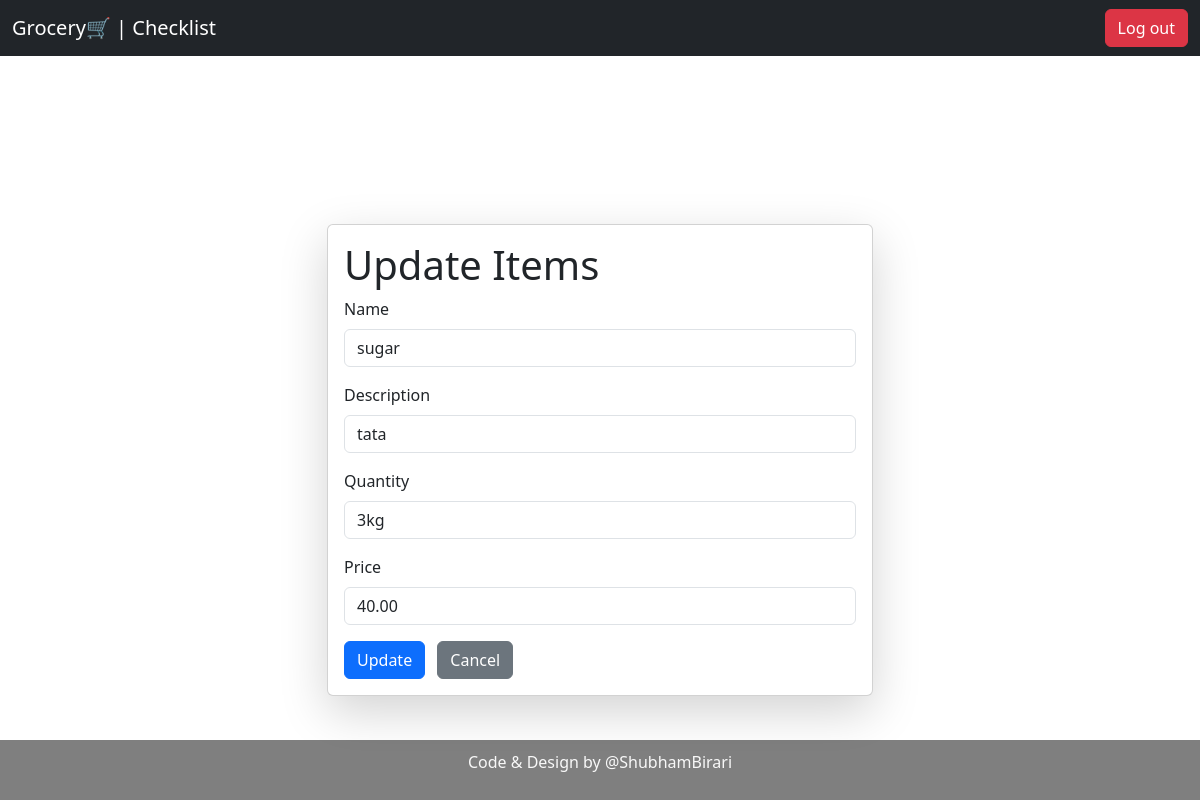
Page /update_items/41/ (signed in) on the committed database.
### items_app/models.py (models this page shows, shortened)
class Item(models.Model):
    name = models.CharField(max_length=15, blank=False, null=False)
    description = models.TextField(blank=True, null=True)
    price = models.DecimalField(max_digits=7, decimal_places=2)
    quantity = models.CharField(default=1 , max_length=100)
    created_at = models.DateTimeField(auto_now_add=True)
    updated_at = models.DateTimeField(auto_now=True)
    user = models.ForeignKey(User, on_delete=models.SET_NULL, null=True , blank= True)
    checked = models.BooleanField(default=False)

### items_app/views.py (the view, shortened to what this page needs)
# urls.py: path('update_items/<int:id>/', update_items, name='update_items'),
@login_required(login_url='login_page')
def update_items(request, id):
    item = Item.objects.get(id=id, user=request.user)
    return render(request, 'items/update_items.html', {"item": item})

### templates/items/update_items.html (shortened to what this page needs)
{% extends 'base.html' %}
{% block content %}
<div class="container mt-5 pt-5 align-items-center">
    <div class="col-6 mx-auto card p-3 shadow-lg">
        <h1>Update Items</h1>
        <form action="" method="POST">
            <div class="mb-3">
                <label for="name" class="form-label">Name</label>
                <input type="text" class="form-control" id="name" name="name" value="{{ item.name }}" maxlength="15">
            </div>
            <div class="mb-3">
                <label for="disc" class="form-label">Description</label>
                <input type="text" class="form-control" id="disc" name="description" value="{{ item.description }}">
            </div>
            <div class="mb-3">
                <label for="disc" class="form-label">Quantity</label>
                <input type="text" class="form-control" id="disc" name="quantity" value="{{ item.quantity }}">
            </div>
            <div class="mb-3">
                <label for="price" class="form-label">Price</label>
                <input type="number" class="form-control" id="price" name="price" value="{{ item.price }}">
            </div>
            <button type="submit" class="btn btn-primary">Update</button>
            <a href="{% url 'list_items' %}" class="btn btn-secondary ms-2">Cancel</a>
        </form>
    </div>
</div>
{% endblock %}

### rows in the picture
Item: name "sugar", description "tata", quantity "3kg", price "40.00"
